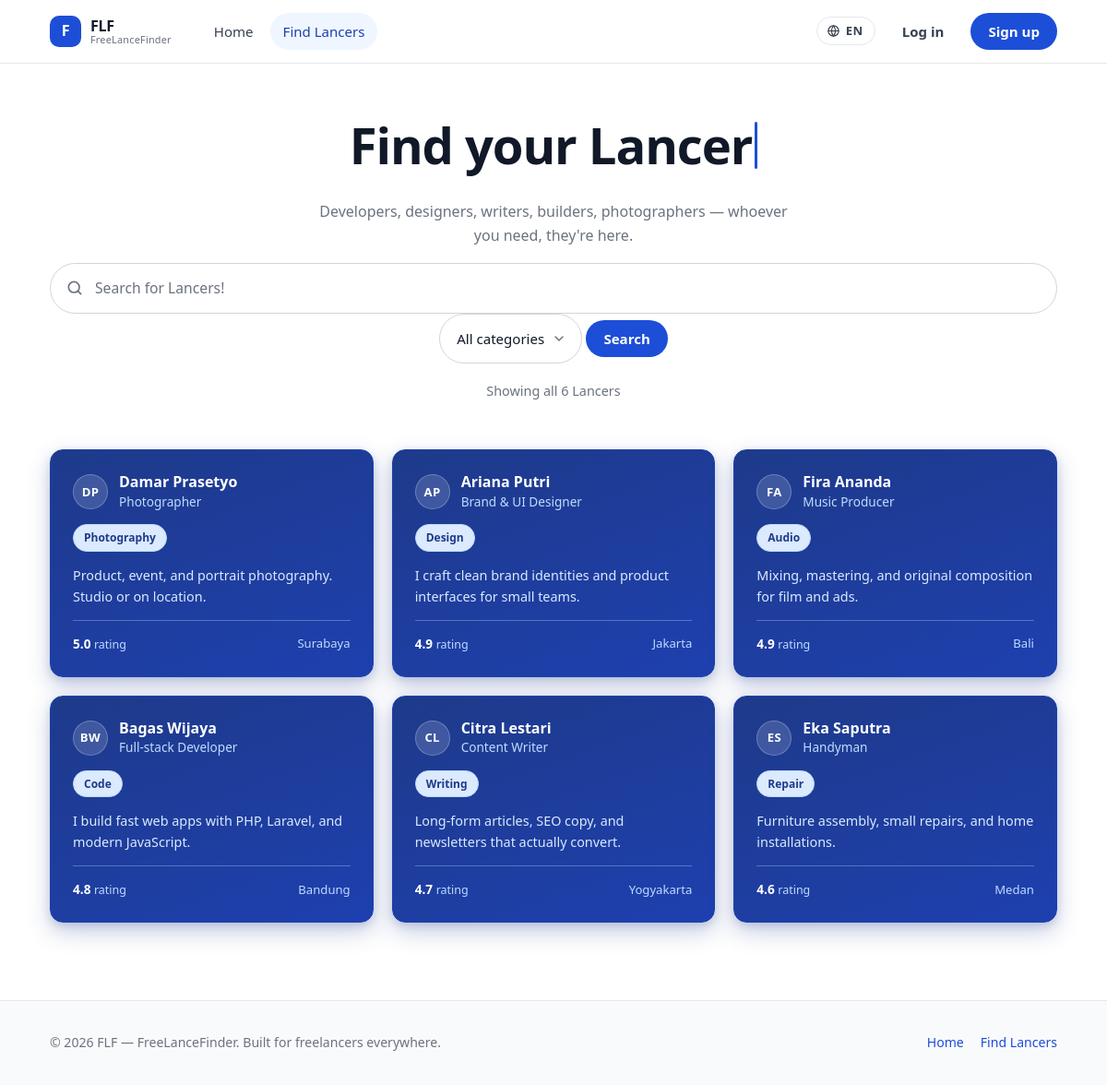
Screenshot of /browse.php with the database file from the repository.
### tables this page shows
CREATE TABLE lancers (
  id INT AUTO_INCREMENT PRIMARY KEY,
  user_id INT NOT NULL UNIQUE,
  title VARCHAR(150) NOT NULL DEFAULT '',
  skill VARCHAR(150) NOT NULL DEFAULT '',
  category ENUM('IT','Service','Others') NOT NULL DEFAULT 'Others',
  bio TEXT,
  location VARCHAR(120) DEFAULT '',
  rate DECIMAL(10,2) DEFAULT 0,
  rating DECIMAL(2,1) DEFAULT 0,
  created_at TIMESTAMP DEFAULT CURRENT_TIMESTAMP,
  FOREIGN KEY (user_id) REFERENCES users(id) ON DELETE CASCADE
);

CREATE TABLE users (
  id INT AUTO_INCREMENT PRIMARY KEY,
  name VARCHAR(120) NOT NULL,
  email VARCHAR(190) NOT NULL UNIQUE,
  password_hash VARCHAR(255) NOT NULL,
  role ENUM('customer','lancer') NOT NULL DEFAULT 'customer',
  created_at TIMESTAMP DEFAULT CURRENT_TIMESTAMP
);

### includes/lang.php (called while the page is built, shortened)
<?php
function current_lang(): string {
    return $_SESSION['lang'] ?? 'en';
}
function other_lang(): string {
    return current_lang() === 'en' ? 'id' : 'en';
}
function t(string $key, array $replace = []): string {
    global $LANG;
    $lang = current_lang();
    $str  = $LANG[$lang][$key] ?? $LANG['en'][$key] ?? $key;
    foreach ($replace as $k => $v) {
        $str = str_replace(':' . $k, (string)$v, $str);
    }
    return $str;
}

### includes/auth.php (called while the page is built, shortened)
<?php
function current_user(): ?array {
    return $_SESSION['user'] ?? null;
}
function e(?string $str): string {
    return htmlspecialchars($str ?? '', ENT_QUOTES | ENT_SUBSTITUTE, 'UTF-8');
}
function initials(string $name): string {
    $parts = preg_split('/\s+/', trim($name));
    $out = '';
    foreach (array_slice($parts, 0, 2) as $p) {
        if ($p !== '') $out .= strtoupper(mb_substr($p, 0, 1));
    }
    return $out !== '' ? $out : '?';
}

### browse.php (the view, shortened to what this page needs)
<?php
require_once __DIR__ . '/config/db.php';
require_once __DIR__ . '/includes/auth.php';
require_once __DIR__ . '/includes/lang.php';
$q       = trim($_GET['q']   ?? '');
$cat     = trim($_GET['cat'] ?? '');
$allowed = ['IT', 'Service', 'Others'];
if (!in_array($cat, $allowed, true)) $cat = '';
$sql = "SELECT l.id, l.user_id, l.title, l.skill, l.bio, l.location, l.rate, l.rating, l.category, u.name
        FROM lancers l
        JOIN users u ON u.id = l.user_id";
$params = [];
$sql .= " ORDER BY l.rating DESC, l.created_at DESC";
$stmt = $pdo->prepare($sql);
$stmt->execute($params);
$lancers = $stmt->fetchAll();
$catLabel = '';
require __DIR__ . '/includes/header.php';
?>
<section class="page-head">
  <div class="container">
    <h1 class="typewriter"
        data-typewriter
        data-text="<?= e(t('browse.title')) ?>">
      <span class="typewriter__text"><?= e(t('browse.title')) ?></span><span class="typewriter__cursor" aria-hidden="true"></span>
    </h1>
    <p><?= e(t('browse.sub')) ?></p>
    <form class="search-form" method="get" action="browse.php" role="search">
      <div class="search-wrap">
        <input class="search-input" type="search" name="q"
               placeholder="<?= e(t('browse.search_ph')) ?>"
               aria-label="<?= e(t('browse.search_aria')) ?>"
               value="<?= e($q) ?>">
      </div>
      <select class="search-select" name="cat"
              aria-label="<?= e(t('browse.filter_label')) ?>">
        <option value=""     <?= $cat === ''        ? 'selected' : '' ?>><?= e(t('browse.filter_all'))   ?></option>
      </select>
      <button class="btn btn-primary" type="submit"><?= e(t('browse.search_btn')) ?></button>
    </form>
    <p class="result-meta">
      <?php if ($q !== '' || $cat !== ''): ?>
        <?php
          $pieces = [];
          if ($q   !== '') $pieces[] = t('browse.results_for', ['count' => count($lancers), 'q' => $q]);
          if ($cat !== '') $pieces[] = $catLabel;
          echo e(implode(' · ', $pieces));
        ?>
        &middot; <a href="browse.php"><?= e(t('browse.clear')) ?></a>
      <?php else: ?>
        <?= e(t('browse.showing_all', ['count' => count($lancers)])) ?>
      <?php endif; ?>
    </p>
  </div>
</section>
<div class="container">
  <?php if (!$lancers): ?>
    <div class="empty">
      <strong><?= e(t('browse.empty_t')) ?></strong>
      <p><?= str_replace(':link',
            '<a href="browse.php">' . e(t('browse.everyone')) . '</a>',
            e(t('browse.empty_s'))) ?></p>
    </div>
  <?php else: ?>
    <div class="lancer-grid">
      <?php foreach ($lancers as $l): ?>
        <a class="lancer-card" href="profile.php?id=<?= (int)$l['user_id'] ?>">
          <div class="lancer-top">
            <span class="avatar avatar-sm"><?= e(initials($l['name'])) ?></span>
            <div>
              <div class="lancer-name"><?= e($l['name']) ?></div>
              <div class="lancer-title"><?= e($l['title']) ?></div>
            </div>
          </div>
          <?php if (!empty($l['skill']) || !empty($l['category'])): ?>
            <span class="badge">
              <?= e($l['skill'] ?: $l['category']) ?>
            </span>
          <?php endif; ?>
          <?php if (!empty($l['bio'])): ?>
            <p class="lancer-bio"><?= e($l['bio']) ?></p>
          <?php endif; ?>
          <div class="lancer-foot">
            <span class="rate"><?= number_format((float)$l['rating'], 1) ?>
              <small><?= e(t('browse.rating')) ?></small></span>
            <span class="loc"><?= e($l['location']) ?></span>
          </div>
        </a>
      <?php endforeach; ?>
    </div>
  <?php endif; ?>
</div>
<?php require __DIR__ . '/includes/footer.php'; ?>

### includes/header.php (shortened to what this page needs)
<?php
require_once __DIR__ . '/auth.php';
require_once __DIR__ . '/lang.php';
$scriptDir = str_replace('\\', '/', dirname($_SERVER['SCRIPT_NAME']));
$baseUrl = rtrim($scriptDir, '/') . '/';
$user        = current_user();
$currentPage = basename($_SERVER['PHP_SELF'] ?? '');
$currentUrl = $_SERVER['REQUEST_URI'] ?? ($baseUrl . 'index.php');
$nextLang   = other_lang();
?>
<!DOCTYPE html>
<html lang="<?= e(current_lang()) ?>">
<head>
<link rel="stylesheet" href="<?= e($baseUrl) ?>assets/css/style.css">
</head>
<body>
<header class="navbar">
  <div class="container navbar-inner">
    <a class="brand" href="<?= e($baseUrl) ?>index.php">
      <span class="brand-mark">F</span>
      <span class="brand-text">FLF<small>FreeLanceFinder</small></span>
    </a>
    <nav class="nav-links" aria-label="Main">
      <a href="<?= e($baseUrl) ?>index.php"
         class="<?= $currentPage === 'index.php' ? 'is-active' : '' ?>"><?= e(t('nav.home')) ?></a>
      <a href="<?= e($baseUrl) ?>browse.php"
         class="<?= $currentPage === 'browse.php' ? 'is-active' : '' ?>"><?= e(t('nav.browse')) ?></a>
    </nav>
    <div class="nav-actions">
      <a class="lang-btn"
         href="<?= e($baseUrl) ?>set-lang.php?lang=<?= e($nextLang) ?>&back=<?= urlencode($currentUrl) ?>"
         title="<?= e(t('nav.lang_switch')) ?>"
         aria-label="<?= e(t('nav.lang_switch')) ?>">
        <svg class="lang-btn__globe" viewBox="0 0 24 24" aria-hidden="true">
          <circle cx="12" cy="12" r="9"/>
          <path d="M3 12h18"/>
          <path d="M12 3a14 14 0 0 1 0 18"/>
          <path d="M12 3a14 14 0 0 0 0 18"/>
        </svg>
        <span class="lang-btn__code"><?= strtoupper(current_lang()) ?></span>
      </a>
      <?php if ($user): ?>
        <div class="dropdown" data-dropdown>
          <button class="avatar-btn" type="button" aria-haspopup="true" aria-expanded="false" data-dropdown-toggle>
            <span class="avatar"><?= e(initials($user['name'])) ?></span>
            <span class="avatar-name"><?= e($user['name']) ?></span>
            <svg class="chev" width="14" height="14" viewBox="0 0 24 24"><polyline points="6 9 12 15 18 9"/></svg>
          </button>
          <div class="dropdown-menu" data-dropdown-menu hidden>
            <a href="<?= e($baseUrl) ?>profile.php"><?= e(t('nav.profile')) ?></a>
            <a href="<?= e($baseUrl) ?>browse.php"><?= e(t('nav.browse')) ?></a>
            <div class="dropdown-sep"></div>
            <form action="<?= e($baseUrl) ?>logout.php" method="post">
              <button type="submit" class="is-danger"><?= e(t('nav.logout')) ?></button>
            </form>
          </div>
        </div>
      <?php else: ?>
        <a class="btn btn-ghost" href="<?= e($baseUrl) ?>login.php"><?= e(t('nav.login')) ?></a>
        <a class="btn btn-primary" href="<?= e($baseUrl) ?>register.php"><?= e(t('nav.signup')) ?></a>
      <?php endif; ?>
    </div>
  </div>
</header>
<main>

### includes/footer.php (shortened to what this page needs)
</main>
<footer class="site-footer">
  <div class="container footer-inner">
    <p><?= t('footer.copy', ['year' => date('Y')]) ?></p>
    <p class="footer-links">
      <a href="<?= e($baseUrl) ?>index.php"><?= e(t('nav.home')) ?></a>
      <a href="<?= e($baseUrl) ?>browse.php"><?= e(t('nav.browse')) ?></a>
    </p>
  </div>
</footer>
</body>
</html>

### rows the page displays
lancers: user.name "DP", user.name "Damar Prasetyo", title "Photographer", skill "Photography", bio "Product, event, and portrait photography. Studio or on location.", rating "5.0", location "Surabaya"
lancers: user.name "AP", user.name "Ariana Putri", title "Brand & UI Designer", skill "Design", bio "I craft clean brand identities and product interfaces for small teams.", rating "4.9", location "Jakarta"
lancers: user.name "FA", user.name "Fira Ananda", title "Music Producer", skill "Audio", bio "Mixing, mastering, and original composition for film and ads.", rating "4.9", location "Bali"
lancers: user.name "BW", user.name "Bagas Wijaya", title "Full-stack Developer", skill "Code", bio "I build fast web apps with PHP, Laravel, and modern JavaScript.", rating "4.8", location "Bandung"
lancers: user.name "CL", user.name "Citra Lestari", title "Content Writer", skill "Writing", bio "Long-form articles, SEO copy, and newsletters that actually convert.", rating "4.7", location "Yogyakarta"
lancers: user.name "ES", user.name "Eka Saputra", title "Handyman", skill "Repair", bio "Furniture assembly, small repairs, and home installations.", rating "4.6", location "Medan"

### other values shown
t('nav.home') "Home"
t('nav.browse') "Find Lancers"
current_lang() "EN"
t('nav.login') "Log in"
t('nav.signup') "Sign up"
t('browse.sub') "Developers, designers, writers, builders, photographers — whoever you need, they're here."
t('browse.search_btn') "Search"
t('browse.showing_all', ['count' => count($lancers)]) "Showing all 6 Lancers"
form field cat "All categories"
